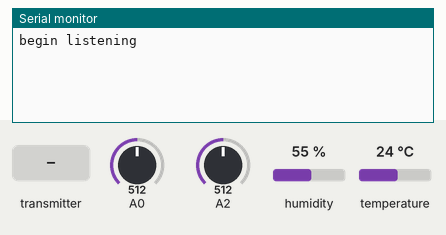
This sketch was run on a simulated Arduino Uno, built with avr-gcc and run on an emulated ATmega328P. Shown: the last lines printed to the serial monitor. The test bench sets the inputs (shaded band); at power-on: humidity 55 %, A0 = 512, A2 = 512, temperature 24 °C. No radio packets arrive unless stated.

Above: at 1.2 s.
1.3 s: the transmitter starts sending got_time = 0
At 1.38 s:
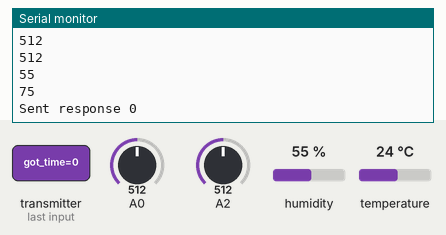
2.8 s: humidity set to 22 %
At 2.89 s:
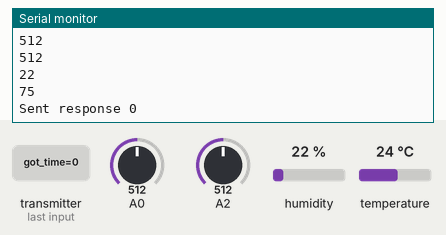
4.3 s: A0 set to 716
5.8 s: A2 set to 306
7.3 s: temperature set to 12 °C
At 7.42 s:
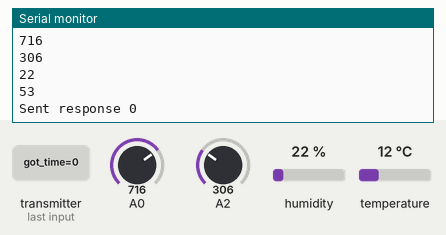
8.8 s: the transmitter starts sending got_time = 256
At 8.89 s:
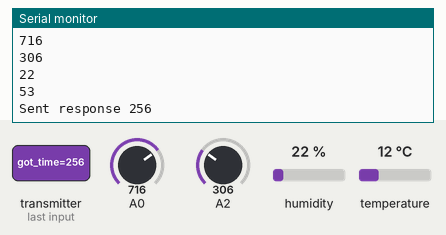
Timing chart, 0 to 11.3 s (numbered marks = the images above; inputs shaded):
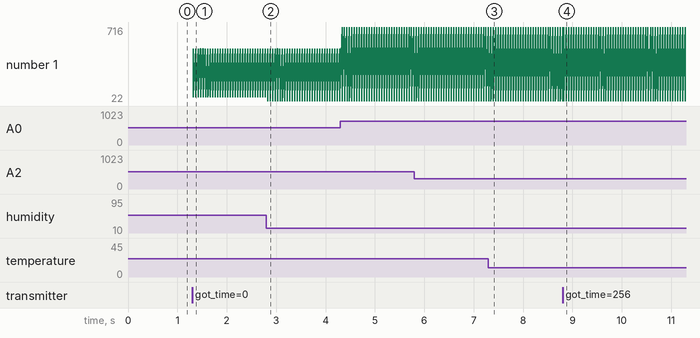

Measured:
- after the input at 1.3 s, the serial monitor: prints a new line at once (image 1)
- after the input at 2.8 s, the serial monitor: prints a new line at once (image 2)
- after the input at 7.3 s, the serial monitor: prints a new line after 0.05 s (image 3)
- after the input at 8.8 s, the serial monitor: prints a new line at once (image 4)
- plotted number 1: 716 → 53 after the input at 7.3 s

The sketch:

plant_node.ino
```cpp
#include <SPI.h>
#include "RF24.h"
#include "SparkFun_Si7021_Breakout_Library.h"

/* Hardware configuration: Set up nRF24L01 radio on SPI bus plus pins 9 & 10 */
RF24 radio(9,10);

Weather sensor; /* I2C based Si7021 */

byte hubID[6] = "HUB";    /* ID of the central hub. Do not edit */
byte nodeID[6] = "Node0"; /* ID of the plant node. EDIT. */

struct payload_send_t {
  uint16_t light;
  uint16_t moisture;
  uint16_t humidity;
  uint16_t temp;
};

void packageData(payload_send_t *payload);

void setup() {
    Serial.begin(115200);
    sensor.begin();
    radio.begin();

    // radio.setPALevel(RF24_PA_MIN);
    radio.setPALevel(RF24_PA_MAX);

    radio.openReadingPipe(1, nodeID);
    radio.openWritingPipe(hubID);
    Serial.println("begin listening");
    // Start the radio listening for data
    radio.startListening();
}

void loop() {
    unsigned long got_time;
    if( radio.available() ) {
                                                                    // Variable for the received timestamp
      while (radio.available()) {                                   // While there is data ready
        radio.read( &got_time, sizeof(unsigned long) );             // Get the payload
      }

      radio.stopListening();                                        // First, stop listening so we can talk
      payload_send_t response;
      packageData(&response);

      radio.write( &response, sizeof(payload_send_t) );
      radio.startListening();                                       // Now, resume listening so we catch the next packets.
      Serial.print(F("Sent response "));
      Serial.println(got_time);
   }
}

void packageData(payload_send_t *payload) {
    payload->light = analogRead(A0);
    payload->moisture = analogRead(A2);
    payload->humidity = sensor.getRH();
    payload->temp = sensor.getTempF();
    Serial.println(payload->light);
    Serial.println(payload->moisture);
    Serial.println(payload->humidity);
    Serial.println(payload->temp);
}
```
